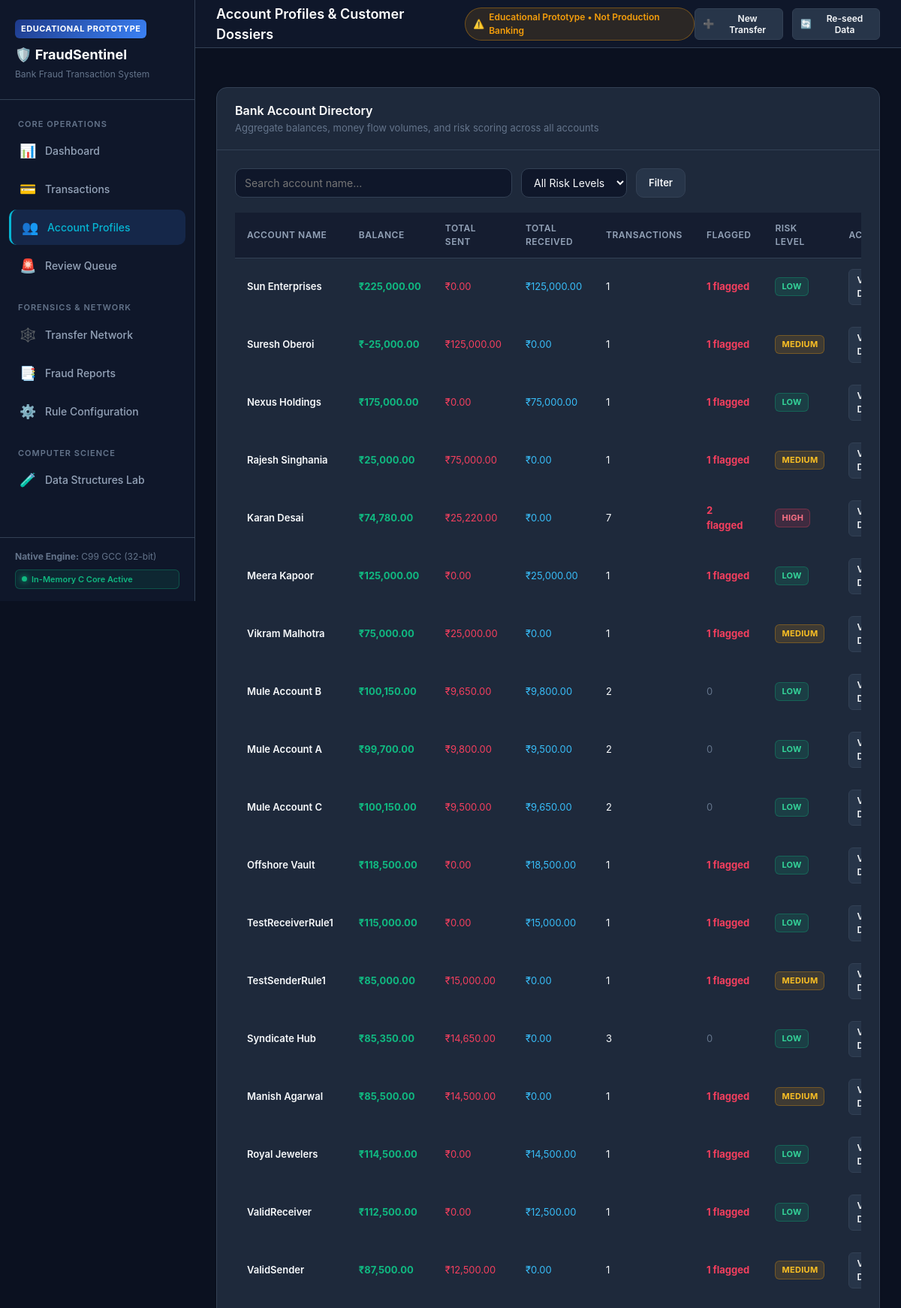
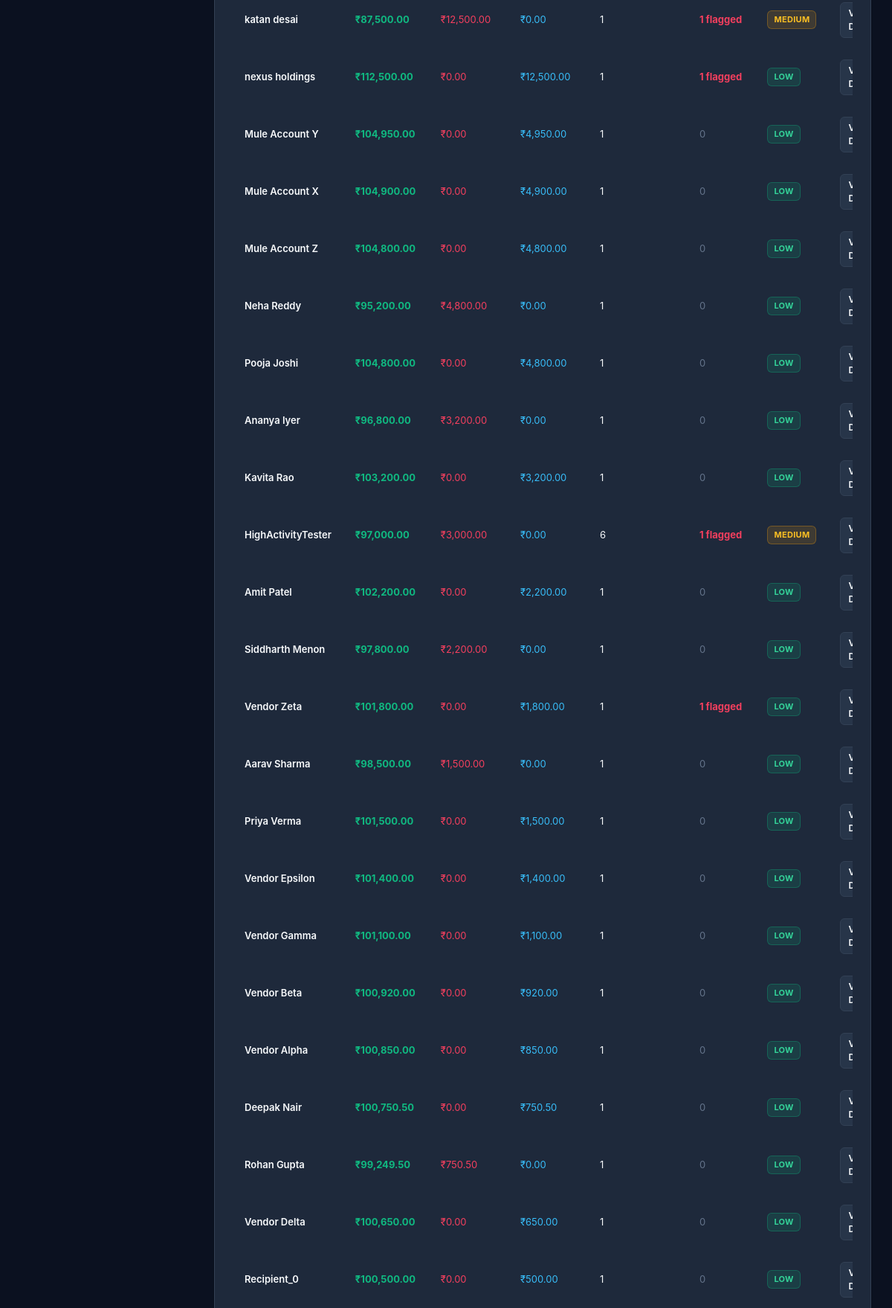
Screenshot of /accounts (upper part) with the database file from the repository (2 pictures, top to bottom).
### tables this page shows
CREATE TABLE accounts (
        account_name TEXT PRIMARY KEY,
        balance REAL DEFAULT 100000.0,
        total_sent REAL DEFAULT 0.0,
        total_received REAL DEFAULT 0.0,
        transaction_count INTEGER DEFAULT 0,
        flagged_count INTEGER DEFAULT 0,
        risk_level TEXT DEFAULT 'LOW',
        created_at TEXT DEFAULT CURRENT_TIMESTAMP
    );

### routes/account_routes.py (the view)
@accounts_bp.route('/accounts')
def list_accounts():
    search = request.args.get('search', '').strip()
    risk_filter = request.args.get('risk', '').strip().upper()
    conn = database.get_db_connection()
    cursor = conn.cursor()
    conditions = []
    params = []
    if search:
        conditions.append("account_name LIKE ?")
        params.append(f"%{search}%")
    if risk_filter and risk_filter != "ALL":
        conditions.append("risk_level = ?")
        params.append(risk_filter)
    where = " WHERE " + " AND ".join(conditions) if conditions else ""
    query = f"""
    SELECT * FROM accounts
    {where}
    ORDER BY total_sent + total_received DESC, transaction_count DESC
    """
    cursor.execute(query, params)
    accounts = [dict(r) for r in cursor.fetchall()]
    conn.close()
    return render_template(
        'accounts/index.html',
        accounts=accounts,
        search=search,
        risk_filter=risk_filter
    )

### database.py (called while the page is built)
def get_db_connection() -> sqlite3.Connection:
    os.makedirs(DATA_DIR, exist_ok=True)
    conn = sqlite3.connect(DB_PATH)
    conn.row_factory = sqlite3.Row
    return conn

### templates/accounts/index.html (shortened to what this page needs)
{% extends "base.html" %}
{% block title %}Account Profiles & Customer Dossiers{% endblock %}
{% block content %}
<div class="card">
  <div class="card-header">
    <div>
      <div class="card-title">Bank Account Directory</div>
      <div class="card-subtitle">Aggregate balances, money flow volumes, and risk scoring across all accounts</div>
    </div>
  </div>
  <div class="card-body">
    <form method="GET" action="{{ url_for('accounts.list_accounts') }}" style="margin-bottom:20px;">
      <div style="display:flex;gap:12px;max-width:600px;">
        <input type="text" name="search" class="form-control" placeholder="Search account name..." value="{{ search }}">
        <select name="risk" class="form-control" style="width:180px;">
          <option value="ALL">All Risk Levels</option>
        </select>
        <button type="submit" class="btn btn-secondary">Filter</button>
      </div>
    </form>
    <div class="table-responsive">
      <table class="table">
        <thead>
          <tr>
            <th>Account Name</th>
            <th>Balance</th>
            <th>Total Sent</th>
            <th>Total Received</th>
            <th>Transactions</th>
            <th>Flagged</th>
            <th>Risk Level</th>
            <th>Action</th>
          </tr>
        </thead>
        <tbody>
          {% if accounts %}
            {% for acc in accounts %}
            <tr>
              <td>
                <a href="{{ url_for('accounts.account_detail', account_name=acc.account_name) }}" style="color:#f8fafc;font-weight:600;text-decoration:none;">
                  {{ acc.account_name }}
                </a>
              </td>
              <td><strong style="color:#10b981;">₹{{ "{:,.2f}".format(acc.balance) }}</strong></td>
              <td><span style="color:#f43f5e;">₹{{ "{:,.2f}".format(acc.total_sent) }}</span></td>
              <td><span style="color:#38bdf8;">₹{{ "{:,.2f}".format(acc.total_received) }}</span></td>
              <td>{{ acc.transaction_count }}</td>
              <td>
                {% if acc.flagged_count > 0 %}
                  <span style="color:#f43f5e;font-weight:bold;">{{ acc.flagged_count }} flagged</span>
                {% else %}
                  <span style="color:#64748b;">0</span>
                {% endif %}
              </td>
              <td>
                <span class="badge-risk badge-risk-{{ acc.risk_level.lower() }}">
                  {{ acc.risk_level }}
                </span>
              </td>
              <td>
                <a href="{{ url_for('accounts.account_detail', account_name=acc.account_name) }}" class="btn btn-secondary btn-sm">
                </a>
              </td>
            </tr>
            {% endfor %}
          {% else %}
            <tr>
              <td colspan="8" style="text-align:center;padding:36px;color:#64748b;">
                No accounts match the specified criteria.
              </td>
            </tr>
          {% endif %}
        </tbody>
      </table>
    </div>
  </div>
</div>
{% endblock %}

### static/css/styles.css (style rules this page uses)
:root { --bg-primary: #0b1120; --bg-secondary: #0f172a; --bg-card: #1e293b; --bg-card-hover: #273549; --bg-input: #0f172a; --border-color: #334155; --border-subtle: #1e293b; --text-primary: #f8fafc; --text-secondary: #94a3b8; --text-muted: #64748b; --accent-blue: #3b82f6; --accent-blue-hover: #2563eb; --accent-cyan: #06b6d4; --accent-emerald: #10b981; --accent-amber: #f59e0b; --accent-rose: #f43f5e; --accent-purple: #8b5cf6; --risk-low-bg: rgba(16, 185, 129, 0.15); --risk-low-text: #34d399; --risk-low-border: rgba(16, 185, 129, 0.3); --risk-med-bg: rgba(245, 158, 11, 0.15); --risk-med-text: #fbbf24; --risk-med-border: rgba(245, 158, 11, 0.3); --risk-high-bg: rgba(244, 63, 94, 0.15); --risk-high-text: #fb7185; --risk-high-border: rgba(244, 63, 94, 0.3); --font-family: -apple-system, BlinkMacSystemFont, "Segoe UI", Roboto, Helvetica, Arial, sans-serif; --font-mono: ui-monospace, SFMono-Regular, Menlo, Monaco, Consolas, "Courier New", monospace; --radius-sm: 6px; --radius-md: 10px; --radius-lg: 14px; --radius-xl: 20px; --shadow-sm: 0 1px 2px 0 rgba(0, 0, 0, 0.25); --shadow-md: 0 4px 6px -1px rgba(0, 0, 0, 0.3), 0 2px 4px -2px rgba(0, 0, 0, 0.2); --shadow-lg: 0 10px 15px -3px rgba(0, 0, 0, 0.4), 0 4px 6px -4px rgba(0, 0, 0, 0.3); }
*, *::before, *::after { box-sizing: border-box; margin: 0; padding: 0; }
body { font-family: var(--font-family); background-color: var(--bg-primary); color: var(--text-primary); line-height: 1.5; min-height: 100vh; display: flex; }
.card { background-color: var(--bg-card); border: 1px solid var(--border-color); border-radius: var(--radius-lg); box-shadow: var(--shadow-sm); margin-bottom: 28px; }
.card-header { padding: 18px 24px; border-bottom: 1px solid var(--border-color); display: flex; align-items: center; justify-content: space-between; }
.card-title { font-size: 16px; font-weight: 600; color: #fff; display: flex; align-items: center; gap: 8px; }
.card-subtitle { font-size: 13px; color: var(--text-muted); margin-top: 2px; }
.card-body { padding: 24px; }
.btn { display: inline-flex; align-items: center; justify-content: center; gap: 8px; padding: 8px 16px; font-size: 13px; font-weight: 600; border-radius: var(--radius-md); cursor: pointer; border: 1px solid transparent; transition: all 0.2s; text-decoration: none; font-family: inherit; }
.btn-secondary { background-color: var(--bg-card-hover); border-color: var(--border-color); color: var(--text-primary); }
.btn-sm { padding: 5px 10px; font-size: 12px; border-radius: var(--radius-sm); }
.form-control { width: 100%; padding: 9px 12px; background-color: var(--bg-input); border: 1px solid var(--border-color); border-radius: var(--radius-md); color: var(--text-primary); font-size: 14px; font-family: inherit; transition: border-color 0.2s, box-shadow 0.2s; }
.table-responsive { width: 100%; overflow-x: auto; }
.table { width: 100%; border-collapse: collapse; text-align: left; font-size: 13px; }
.table th { padding: 12px 16px; background-color: rgba(15, 23, 42, 0.6); color: var(--text-secondary); font-weight: 600; font-size: 12px; text-transform: uppercase; letter-spacing: 0.5px; border-bottom: 1px solid var(--border-color); }
.table td { padding: 14px 16px; border-bottom: 1px solid var(--border-subtle); color: var(--text-primary); vertical-align: middle; }
.badge-risk { display: inline-flex; align-items: center; gap: 4px; padding: 3px 8px; border-radius: var(--radius-sm); font-size: 11px; font-weight: 700; letter-spacing: 0.3px; }
.badge-risk-low { background-color: var(--risk-low-bg); color: var(--risk-low-text); border: 1px solid var(--risk-low-border); }
.badge-risk-medium { background-color: var(--risk-med-bg); color: var(--risk-med-text); border: 1px solid var(--risk-med-border); }
.badge-risk-high { background-color: var(--risk-high-bg); color: var(--risk-high-text); border: 1px solid var(--risk-high-border); }

### rows the page displays
accounts: account_name "Sun Enterprises", balance "225,000.00", total_sent "0.00", total_received "125,000.00", transaction_count "1", flagged_count "1", risk_level "LOW"
accounts: account_name "Suresh Oberoi", balance "-25,000.00", total_sent "125,000.00", total_received "0.00", transaction_count "1", flagged_count "1", risk_level "MEDIUM"
accounts: account_name "Nexus Holdings", balance "175,000.00", total_sent "0.00", total_received "75,000.00", transaction_count "1", flagged_count "1", risk_level "LOW"
accounts: account_name "Rajesh Singhania", balance "25,000.00", total_sent "75,000.00", total_received "0.00", transaction_count "1", flagged_count "1", risk_level "MEDIUM"
accounts: account_name "Karan Desai", balance "74,780.00", total_sent "25,220.00", total_received "0.00", transaction_count "7", flagged_count "2", risk_level "HIGH"
accounts: account_name "Meera Kapoor", balance "125,000.00", total_sent "0.00", total_received "25,000.00", transaction_count "1", flagged_count "1", risk_level "LOW"
accounts: account_name "Vikram Malhotra", balance "75,000.00", total_sent "25,000.00", total_received "0.00", transaction_count "1", flagged_count "1", risk_level "MEDIUM"
accounts: account_name "Mule Account B", balance "100,150.00", total_sent "9,650.00", total_received "9,800.00", transaction_count "2", flagged_count "0", risk_level "LOW"
accounts: account_name "Mule Account A", balance "99,700.00", total_sent "9,800.00", total_received "9,500.00", transaction_count "2", flagged_count "0", risk_level "LOW"
accounts: account_name "Mule Account C", balance "100,150.00", total_sent "9,500.00", total_received "9,650.00", transaction_count "2", flagged_count "0", risk_level "LOW"
accounts: account_name "Offshore Vault", balance "118,500.00", total_sent "0.00", total_received "18,500.00", transaction_count "1", flagged_count "1", risk_level "LOW"
accounts: account_name "TestReceiverRule1", balance "115,000.00", total_sent "0.00", total_received "15,000.00", transaction_count "1", flagged_count "1", risk_level "LOW"
accounts: account_name "TestSenderRule1", balance "85,000.00", total_sent "15,000.00", total_received "0.00", transaction_count "1", flagged_count "1", risk_level "MEDIUM"
accounts: account_name "Syndicate Hub", balance "85,350.00", total_sent "14,650.00", total_received "0.00", transaction_count "3", flagged_count "0", risk_level "LOW"
accounts: account_name "Manish Agarwal", balance "85,500.00", total_sent "14,500.00", total_received "0.00", transaction_count "1", flagged_count "1", risk_level "MEDIUM"
accounts: account_name "Royal Jewelers", balance "114,500.00", total_sent "0.00", total_received "14,500.00", transaction_count "1", flagged_count "1", risk_level "LOW"
accounts: account_name "ValidReceiver", balance "112,500.00", total_sent "0.00", total_received "12,500.00", transaction_count "1", flagged_count "1", risk_level "LOW"
accounts: account_name "ValidSender", balance "87,500.00", total_sent "12,500.00", total_received "0.00", transaction_count "1", flagged_count "1", risk_level "MEDIUM"
accounts: account_name "katan desai", balance "87,500.00", total_sent "12,500.00", total_received "0.00", transaction_count "1", flagged_count "1", risk_level "MEDIUM"
accounts: account_name "nexus holdings", balance "112,500.00", total_sent "0.00", total_received "12,500.00", transaction_count "1", flagged_count "1", risk_level "LOW"
accounts: account_name "Mule Account Y", balance "104,950.00", total_sent "0.00", total_received "4,950.00", transaction_count "1", flagged_count "0", risk_level "LOW"
accounts: account_name "Mule Account X", balance "104,900.00", total_sent "0.00", total_received "4,900.00", transaction_count "1", flagged_count "0", risk_level "LOW"
accounts: account_name "Mule Account Z", balance "104,800.00", total_sent "0.00", total_received "4,800.00", transaction_count "1", flagged_count "0", risk_level "LOW"
accounts: account_name "Neha Reddy", balance "95,200.00", total_sent "4,800.00", total_received "0.00", transaction_count "1", flagged_count "0", risk_level "LOW"
accounts: account_name "Pooja Joshi", balance "104,800.00", total_sent "0.00", total_received "4,800.00", transaction_count "1", flagged_count "0", risk_level "LOW"
accounts: account_name "Ananya Iyer", balance "96,800.00", total_sent "3,200.00", total_received "0.00", transaction_count "1", flagged_count "0", risk_level "LOW"
accounts: account_name "Kavita Rao", balance "103,200.00", total_sent "0.00", total_received "3,200.00", transaction_count "1", flagged_count "0", risk_level "LOW"
accounts: account_name "HighActivityTester", balance "97,000.00", total_sent "3,000.00", total_received "0.00", transaction_count "6", flagged_count "1", risk_level "MEDIUM"
accounts: account_name "Amit Patel", balance "102,200.00", total_sent "0.00", total_received "2,200.00", transaction_count "1", flagged_count "0", risk_level "LOW"
accounts: account_name "Siddharth Menon", balance "97,800.00", total_sent "2,200.00", total_received "0.00", transaction_count "1", flagged_count "0", risk_level "LOW"
accounts: account_name "Vendor Zeta", balance "101,800.00", total_sent "0.00", total_received "1,800.00", transaction_count "1", flagged_count "1", risk_level "LOW"
accounts: account_name "Aarav Sharma", balance "98,500.00", total_sent "1,500.00", total_received "0.00", transaction_count "1", flagged_count "0", risk_level "LOW"
accounts: account_name "Priya Verma", balance "101,500.00", total_sent "0.00", total_received "1,500.00", transaction_count "1", flagged_count "0", risk_level "LOW"
accounts: account_name "Vendor Epsilon", balance "101,400.00", total_sent "0.00", total_received "1,400.00", transaction_count "1", flagged_count "0", risk_level "LOW"
accounts: account_name "Vendor Gamma", balance "101,100.00", total_sent "0.00", total_received "1,100.00", transaction_count "1", flagged_count "0", risk_level "LOW"
accounts: account_name "Vendor Beta", balance "100,920.00", total_sent "0.00", total_received "920.00", transaction_count "1", flagged_count "0", risk_level "LOW"
accounts: account_name "Vendor Alpha", balance "100,850.00", total_sent "0.00", total_received "850.00", transaction_count "1", flagged_count "0", risk_level "LOW"
accounts: account_name "Deepak Nair", balance "100,750.50", total_sent "0.00", total_received "750.50", transaction_count "1", flagged_count "0", risk_level "LOW"
accounts: account_name "Rohan Gupta", balance "99,249.50", total_sent "750.50", total_received "0.00", transaction_count "1", flagged_count "0", risk_level "LOW"
accounts: account_name "Vendor Delta", balance "100,650.00", total_sent "0.00", total_received "650.00", transaction_count "1", flagged_count "0", risk_level "LOW"
accounts: account_name "Recipient_0", balance "100,500.00", total_sent "0.00", total_received "500.00", transaction_count "1", flagged_count "0", risk_level "LOW"

### other values shown
{{ prototype_label }} "EDUCATIONAL PROTOTYPE"
